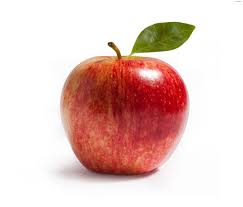
//> input picture test.jpg, 243 x 207 px
$ ./main ../test.jpg   (built with g++ and OpenCV 4)
//> lines starting //> are read from the running program, lines starting //| are printed output that depends on the picture
#include <iostream>
#include <opencv2/opencv.hpp>
#include <opencv2/imgproc.hpp>

using namespace cv;
using namespace std;

int main(int argc, char** argv) {

    Mat src = imread(argv[1], IMREAD_COLOR);
//> src is the input picture: 207 rows x 243 cols, CV_8UC3; mean B, G, R 196.7, 202, 230.7
    if(!src.data) {
        return -1;
    }

    imshow("Source Image", src);

    for(int x = 0; x < src.rows; x++) {
        for(int y = 0; y < src.cols; y++) {
            if(src.at<Vec3b>(x,y) == Vec3b(255,255,255)) {
                src.at<Vec3b>(x,y)[0] = 0;
                src.at<Vec3b>(x,y)[1] = 0;
                src.at<Vec3b>(x,y)[2] = 0;
            }
        }
    }
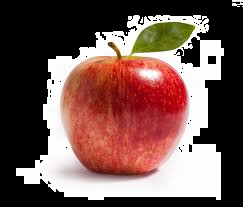
//> src: 207 rows x 243 cols, CV_8UC3; mean B, G, R 81.3, 86.5, 115.2

    imshow("Black Background Img", src);

    Mat kernel = (Mat_<float>(3,3) << 1, 1, 1, 1, -8, 1, 1, 1, 1);

    Mat imgLaplacian;
    Mat sharp = src;
    filter2D(sharp, imgLaplacian, CV_32F, kernel);
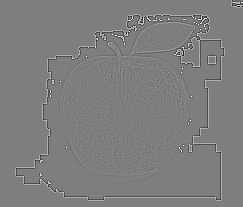
//> imgLaplacian: 207 rows x 243 cols, CV_32FC3; mean B, G, R 0, 0, 0; drawn with min black and max white
    src.convertTo(sharp, CV_32F);
    Mat imgResult = sharp - imgLaplacian;
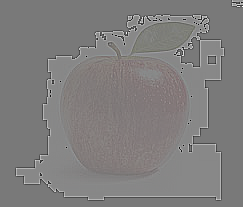
//> imgResult: 207 rows x 243 cols, CV_32FC3; mean B, G, R 81.3, 86.6, 115.3; drawn with min black and max white
    return 0;
}
